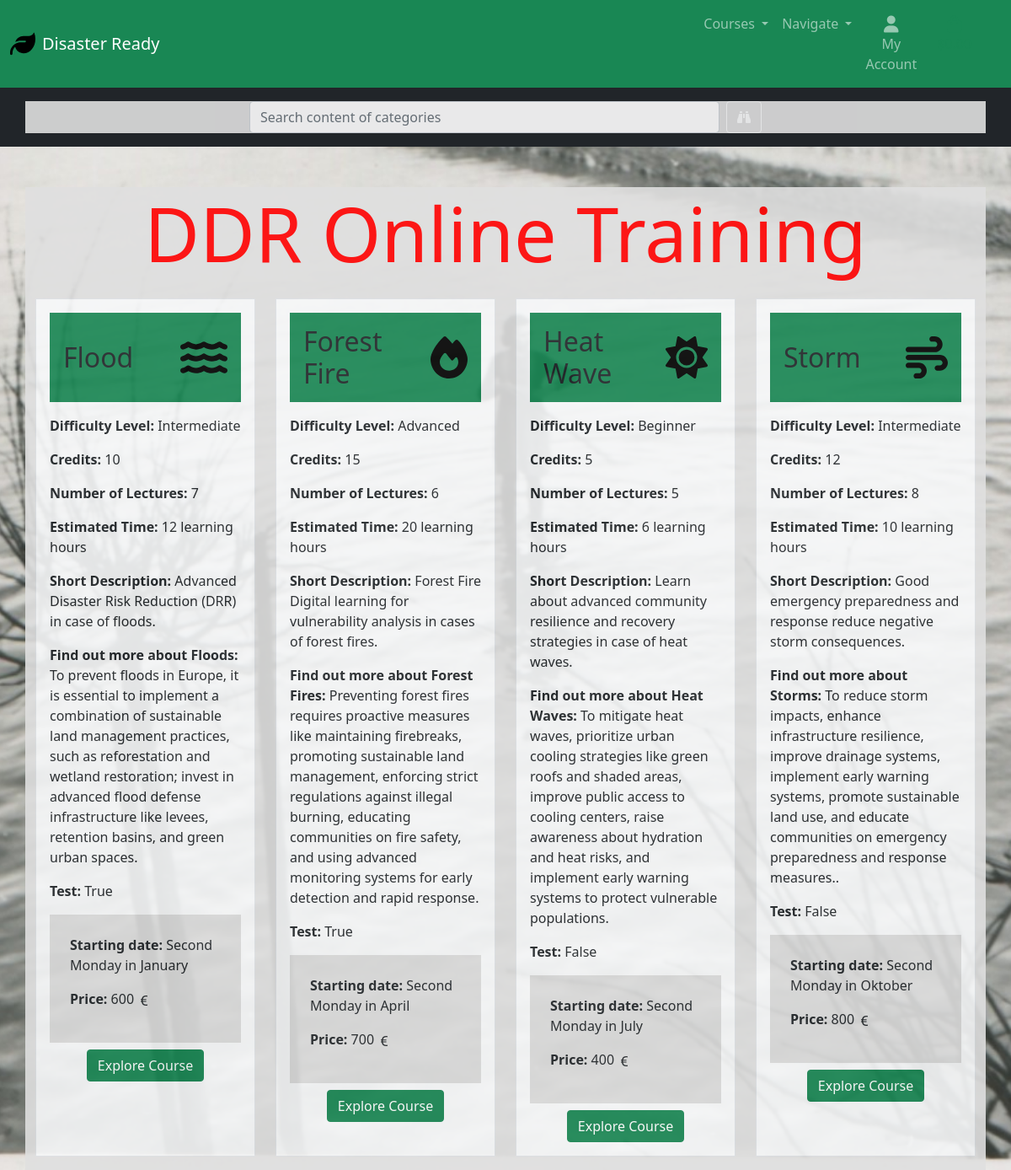
Page /categories/ on the committed database.
### products/models.py (models this page shows, shortened)
class Category(models.Model):
    name = models.CharField(max_length=50)
    friendly_name = models.CharField(max_length=100)
    difficulty_level = models.CharField(max_length=50)
    credits = models.IntegerField()
    number_of_lectures = models.IntegerField()
    est_time = models.IntegerField()
    short_description = models.TextField(max_length=255)
    long_description = models.TextField(max_length=1000)
    test = models.BooleanField(default=False)
    logo = models.ImageField(upload_to='logos/', null=True, blank=True)
    price = models.IntegerField(null=True, blank=True)
    starting_date = models.CharField(max_length=100, null=True, blank=True)

### products/views.py (the view)
# urls.py: path('', views.all_categories, name='categories'),
def all_categories(request):
    categories = Category.objects.all()
    context = {
        'categories': categories,
    }
    return render(request, 'products/categories.html', context)

### products/templates/products/categories.html (shortened to what this page needs)
{% extends "base.html" %}
{% load static %}
{% block content %}
<div class="categories-overlay">
    <div class="container my-5">
        <h1 class="text-center mb-4 categories-title">DDR Online Training</h1>
        <div class="row">
            {% for category in categories %}
            <div class="col-lg-3 col-md-6 col-sm-12 mb-3">
                <div class="p-3 bg-light border h-100">
                    <div class="d-flex justify-content-between align-items-center mb-3 bg-success p-3 courses-title">
                        <h2 class="mb-0">{{ category.name }}</h2>
                        <img src="{{ category.logo.url }}" alt="{{ category.name }} Logo" class="img-fluid ms-3" style="max-height: 50px;">
                    </div>
                    <p><strong>Difficulty Level:</strong> {{ category.difficulty_level }}</p>
                    <p><strong>Credits:</strong> {{ category.credits }}</p>
                    <p><strong>Number of Lectures:</strong> {{ category.number_of_lectures }}</p>
                    <p><strong>Estimated Time:</strong> {{ category.est_time }} learning hours</p>
                    <p><strong>Short Description:</strong> {{ category.short_description }}</p>
                    <p><strong>Find out more about {{ category.name }}s:</strong> {{ category.long_description }}</p>
                    <p><strong>Test:</strong> {{ category.test }}</p>
                    <div class="categories-price-date p-4">
                        <p><strong>Starting date:</strong> {{ category.starting_date }}</p>
                        <p><strong>Price:</strong> {{ category.price }} </p>
                    </div>
                    <div class="text-center">
                        <button class="btn btn-success mt-2">
                            <a href="{% url 'materials' category.id %}" class="text-white text-decoration-none">Explore Course</a>
                        </button>
                    </div>
                </div>
            </div>
            {% endfor %}
        </div>
    </div>
</div>
{% endblock %}

### templates/base.html (shortened to what this page needs)
{% load static %}
<!doctype html>
<html lang="en">
<head>
  {% block corecss %}
  <link href="https://cdn.jsdelivr.net/npm/bootstrap@5.0.2/dist/css/bootstrap.min.css" rel="stylesheet"
>
  <link rel="stylesheet" href="{% static 'css/base.css' %}">
  <link href="https://cdn.jsdelivr.net/npm/bootstrap-icons/font/bootstrap-icons.css" rel="stylesheet">
  {% endblock %}
</head>
<body>
  {% block page_header %}
  <!DOCTYPE html>
  <html lang="en">
  <head>
    <link href="https://cdn.jsdelivr.net/npm/bootstrap@5.0.2/dist/css/bootstrap.min.css" rel="stylesheet">
  </head>
  <body>
    <nav class="navbar navbar-expand-lg navbar-dark bg-success">
      <div class="container-fluid d-flex">
        <a class="navbar-brand d-flex align-items-center" href="{% url 'home' %}">
          <img src="{% static 'images/leaf-solid.svg' %}" alt="Logo" width="30" height="30"
            class="d-inline-block align-top me-2">
          <span>Disaster Ready</span>
        </a>
        <div class="collapse navbar-collapse" id="navbarContent">
          <ul class="navbar-nav ms-auto">
            <li class="nav-item dropdown">
              <a class="nav-link dropdown-toggle" href="#" id="categoriesDropdown" role="button"
                data-bs-toggle="dropdown" aria-expanded="false">
                Courses
              </a>
            </li>
            <li class="nav-item dropdown">
              <a class="nav-link dropdown-toggle" href="#" id="navigationDropdown" role="button"
                data-bs-toggle="dropdown" aria-expanded="false">
                Navigate
              </a>
            </li>
            <div class="col-12 col-lg-4 my-auto py-1 py-lg-0">
              <ul class="list-inline list-unstyled text-center text-lg-end my-0 d-flex">
                <li class="list-inline-item dropdown">
                  <a class="text-black nav-link" href="#" id="user-options" data-bs-toggle="dropdown"
                    aria-expanded="false">
                    <div class="text-center">
                      <div><i class="fas fa-user fa-lg"></i></div>
                      <p class="my-0">My Account</p>
                    </div>
                  </a>
                </li>
                <li class="list-inline-item">
                  <a class="{% if total %}custom-black fw-bold{% else %}text-success{% endif %} nav-link"
                    href="{% url 'view_bag' %}">
                    <div class="text-center">
                      <div><i class="fas fa-shopping-bag fa-lg"></i></div>
                      <p class="my-0">
                      </p>
                    </div>
                  </a>
                </li>
              </ul>
            </div>
          </ul>
        </div>
      </div>
    </nav>
    <div class="bg-dark py-3">
      <div class="container text-center">
        <form method="GET" action="" class="d-flex justify-content-center align-items-center">
          <input class="form-control w-50 me-2" type="text" name='q' placeholder="Search content of categories"
            aria-label="Search">
          <button class="btn btn-outline-light" type="submit">
            <i class="fa-solid fa-binoculars"></i>
          </button>
        </form>
      </div>
    </div>
  </body>
  </html>
  {% endblock %}
  {% block content %}
  {% endblock %}
</body>
</html>

### static/css/base.css (style rules this page uses)
html { height: 100%; }
body { background: url('/media/cover_photo.jpg') no-repeat center center fixed; background-size: cover; height: calc(100vh - 164px); color: #555; font-family: 'Lato'; }
.home-title, .categories-title { font-size: 90px; color: red; }
.courses-title { height: 106px; }
.categories-price-date { background-color: gainsboro; width: inherit; }
.container { background-color: rgb(223, 223, 223); opacity: 0.9; }

### rows in the picture
Category: name "Flood", logo (picture), difficulty_level "Intermediate", credits "10", number_of_lectures "7", est_time "12", short_description "Advanced Disaster Risk Reduction (DRR) in case of floods.", long_description "To prevent floods in Europe, it is essential to implement a combination of sustainable land management practices, such as reforestation and wetland restoration; invest in advanced flood defense infrastructure like levees, retention basins, and green urban spaces.", test "True", starting_date "Second Monday in January", price "600"
Category: name "Forest Fire", logo (picture), difficulty_level "Advanced", credits "15", number_of_lectures "6", est_time "20", short_description "Forest Fire Digital learning for vulnerability analysis in cases of forest fires.", long_description "Preventing forest fires requires proactive measures like maintaining firebreaks, promoting sustainable land management, enforcing strict regulations against illegal burning, educating communities on fire safety, and using advanced monitoring systems for early detection and rapid response.", test "True", starting_date "Second Monday in April", price "700"
Category: name "Heat Wave", logo (picture), difficulty_level "Beginner", credits "5", number_of_lectures "5", est_time "6", short_description "Learn about advanced community resilience and recovery strategies in case of heat waves.", long_description "To mitigate heat waves, prioritize urban cooling strategies like green roofs and shaded areas, improve public access to cooling centers, raise awareness about hydration and heat risks, and implement early warning systems to protect vulnerable populations.", test "False", starting_date "Second Monday in July", price "400"
Category: name "Storm", logo (picture), difficulty_level "Intermediate", credits "12", number_of_lectures "8", est_time "10", short_description "Good emergency preparedness and response reduce negative storm consequences.", long_description "To reduce storm impacts, enhance infrastructure resilience, improve drainage systems, implement early warning systems, promote sustainable land use, and educate communities on emergency preparedness and response measures..", test "False", starting_date "Second Monday in Oktober", price "800"
